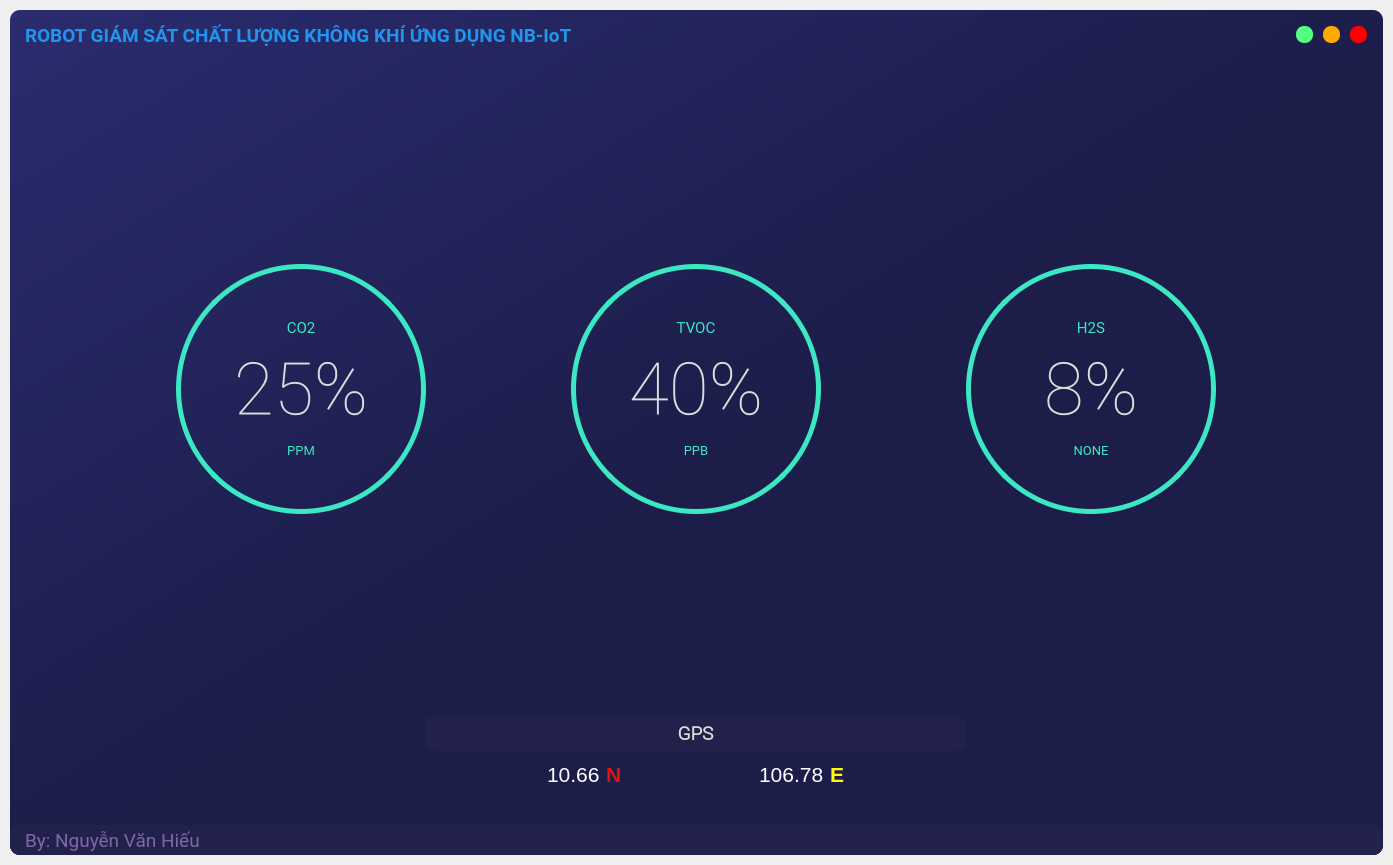
<?xml version="1.0" encoding="UTF-8"?>
<ui version="4.0">
 <class>MainWindow</class>
 <widget class="QMainWindow" name="MainWindow">
  <property name="geometry">
   <rect>
    <x>0</x>
    <y>0</y>
    <width>1393</width>
    <height>865</height>
   </rect>
  </property>
  <property name="minimumSize">
   <size>
    <width>880</width>
    <height>600</height>
   </size>
  </property>
  <property name="windowTitle">
   <string>MainWindow</string>
  </property>
  <widget class="QWidget" name="centralwidget">
   <layout class="QVBoxLayout" name="drop_shadow_layout">
    <property name="spacing">
     <number>0</number>
    </property>
    <property name="leftMargin">
     <number>10</number>
    </property>
    <property name="topMargin">
     <number>10</number>
    </property>
    <property name="rightMargin">
     <number>10</number>
    </property>
    <property name="bottomMargin">
     <number>10</number>
    </property>
    <item>
     <widget class="QFrame" name="drop_shadow_frame">
      <property name="styleSheet">
       <string notr="true">background-color: qlineargradient(spread:pad, x1:0, y1:0, x2:1, y2:1, stop:0 rgba(42, 44, 111, 255), stop:0.521368 rgba(28, 29, 73, 255));
border-radius: 10px;</string>
      </property>
      <property name="frameShape">
       <enum>QFrame::NoFrame</enum>
      </property>
      <property name="frameShadow">
       <enum>QFrame::Raised</enum>
      </property>
      <layout class="QVBoxLayout" name="verticalLayout">
       <property name="spacing">
        <number>0</number>
       </property>
       <property name="leftMargin">
        <number>0</number>
       </property>
       <property name="topMargin">
        <number>0</number>
       </property>
       <property name="rightMargin">
        <number>0</number>
       </property>
       <property name="bottomMargin">
        <number>0</number>
       </property>
       <item>
        <widget class="QFrame" name="title_bar">
         <property name="maximumSize">
          <size>
           <width>16777215</width>
           <height>50</height>
          </size>
         </property>
         <property name="styleSheet">
          <string notr="true">background-color: none;</string>
         </property>
         <property name="frameShape">
          <enum>QFrame::NoFrame</enum>
         </property>
         <property name="frameShadow">
          <enum>QFrame::Raised</enum>
         </property>
         <layout class="QHBoxLayout" name="horizontalLayout">
          <property name="spacing">
           <number>0</number>
          </property>
          <property name="leftMargin">
           <number>0</number>
          </property>
          <property name="topMargin">
           <number>0</number>
          </property>
          <property name="rightMargin">
           <number>0</number>
          </property>
          <property name="bottomMargin">
           <number>0</number>
          </property>
          <item>
           <widget class="QFrame" name="frame_title">
            <property name="minimumSize">
             <size>
              <width>0</width>
              <height>50</height>
             </size>
            </property>
            <property name="font">
             <font>
              <family>Roboto Condensed Light</family>
              <pointsize>14</pointsize>
             </font>
            </property>
            <property name="frameShape">
             <enum>QFrame::StyledPanel</enum>
            </property>
            <property name="frameShadow">
             <enum>QFrame::Raised</enum>
            </property>
            <layout class="QVBoxLayout" name="verticalLayout_2">
             <property name="spacing">
              <number>0</number>
             </property>
             <property name="leftMargin">
              <number>15</number>
             </property>
             <property name="topMargin">
              <number>0</number>
             </property>
             <property name="rightMargin">
              <number>0</number>
             </property>
             <property name="bottomMargin">
              <number>0</number>
             </property>
             <item>
              <widget class="QLabel" name="label_title">
               <property name="font">
                <font>
                 <family>Roboto</family>
                 <pointsize>14</pointsize>
                 <weight>75</weight>
                 <italic>false</italic>
                 <bold>true</bold>
                 <underline>false</underline>
                </font>
               </property>
               <property name="styleSheet">
                <string notr="true">color: rgb(31, 149, 239);</string>
               </property>
               <property name="text">
                <string>ROBOT GIÁM SÁT CHẤT LƯỢNG KHÔNG KHÍ ỨNG DỤNG NB-IoT</string>
               </property>
              </widget>
             </item>
            </layout>
           </widget>
          </item>
          <item>
           <widget class="QFrame" name="frame_btns">
            <property name="maximumSize">
             <size>
              <width>100</width>
              <height>16777215</height>
             </size>
            </property>
            <property name="frameShape">
             <enum>QFrame::StyledPanel</enum>
            </property>
            <property name="frameShadow">
             <enum>QFrame::Raised</enum>
            </property>
            <layout class="QHBoxLayout" name="horizontalLayout_3">
             <item>
              <widget class="QPushButton" name="btn_maximize">
               <property name="minimumSize">
                <size>
                 <width>16</width>
                 <height>16</height>
                </size>
               </property>
               <property name="maximumSize">
                <size>
                 <width>17</width>
                 <height>17</height>
                </size>
               </property>
               <property name="toolTip">
                <string>Maximize</string>
               </property>
               <property name="styleSheet">
                <string notr="true">QPushButton {
	border: none;
	border-radius: 8px;	
	background-color: rgb(85, 255, 127);
}
QPushButton:hover {	
	background-color: rgba(85, 255, 127, 150);
}</string>
               </property>
               <property name="text">
                <string/>
               </property>
              </widget>
             </item>
             <item>
              <widget class="QPushButton" name="btn_minimize">
               <property name="minimumSize">
                <size>
                 <width>16</width>
                 <height>16</height>
                </size>
               </property>
               <property name="maximumSize">
                <size>
                 <width>17</width>
                 <height>17</height>
                </size>
               </property>
               <property name="toolTip">
                <string>Minimize</string>
               </property>
               <property name="styleSheet">
                <string notr="true">QPushButton {
	border: none;
	border-radius: 8px;		
	background-color: rgb(255, 170, 0);
}
QPushButton:hover {	
	background-color: rgba(255, 170, 0, 150);
}</string>
               </property>
               <property name="text">
                <string/>
               </property>
              </widget>
             </item>
             <item>
              <widget class="QPushButton" name="btn_close">
               <property name="minimumSize">
                <size>
                 <width>16</width>
                 <height>16</height>
                </size>
               </property>
               <property name="maximumSize">
                <size>
                 <width>17</width>
                 <height>17</height>
                </size>
               </property>
               <property name="toolTip">
                <string>Close</string>
               </property>
               <property name="styleSheet">
                <string notr="true">QPushButton {
	border: none;
	border-radius: 8px;		
	background-color: rgb(255, 0, 0);
}
QPushButton:hover {		
	background-color: rgba(255, 0, 0, 150);
}</string>
               </property>
               <property name="text">
                <string/>
               </property>
              </widget>
             </item>
            </layout>
           </widget>
          </item>
         </layout>
        </widget>
       </item>
       <item>
        <widget class="QFrame" name="content_bar">
         <property name="styleSheet">
          <string notr="true">background-color: none;</string>
         </property>
         <property name="frameShape">
          <enum>QFrame::StyledPanel</enum>
         </property>
         <property name="frameShadow">
          <enum>QFrame::Raised</enum>
         </property>
         <layout class="QVBoxLayout" name="verticalLayout_4">
          <item>
           <widget class="QStackedWidget" name="stackedWidget">
            <property name="styleSheet">
             <string notr="true">background-color: none;</string>
            </property>
            <property name="currentIndex">
             <number>0</number>
            </property>
            <widget class="QWidget" name="page_home">
             <layout class="QVBoxLayout" name="verticalLayout_5">
              <property name="spacing">
               <number>0</number>
              </property>
              <property name="leftMargin">
               <number>0</number>
              </property>
              <property name="topMargin">
               <number>0</number>
              </property>
              <property name="rightMargin">
               <number>0</number>
              </property>
              <property name="bottomMargin">
               <number>0</number>
              </property>
              <item>
               <widget class="QFrame" name="frame_content_home">
                <property name="frameShape">
                 <enum>QFrame::StyledPanel</enum>
                </property>
                <property name="frameShadow">
                 <enum>QFrame::Raised</enum>
                </property>
                <layout class="QVBoxLayout" name="verticalLayout_9">
                 <item>
                  <widget class="QFrame" name="frame_infos">
                   <property name="frameShape">
                    <enum>QFrame::StyledPanel</enum>
                   </property>
                   <property name="frameShadow">
                    <enum>QFrame::Raised</enum>
                   </property>
                   <layout class="QHBoxLayout" name="horizontalLayout_4">
                    <item>
                     <widget class="QFrame" name="frame_circle_1">
                      <property name="minimumSize">
                       <size>
                        <width>250</width>
                        <height>250</height>
                       </size>
                      </property>
                      <property name="maximumSize">
                       <size>
                        <width>250</width>
                        <height>250</height>
                       </size>
                      </property>
                      <property name="styleSheet">
                       <string notr="true">QFrame{
	border: 5px solid rgb(60, 231, 195);
	border-radius: 125px;
}
QFrame:hover {
	border: 5px solid rgb(105, 95, 148);
}</string>
                      </property>
                      <property name="frameShape">
                       <enum>QFrame::StyledPanel</enum>
                      </property>
                      <property name="frameShadow">
                       <enum>QFrame::Raised</enum>
                      </property>
                      <layout class="QVBoxLayout" name="verticalLayout_6">
                       <property name="spacing">
                        <number>10</number>
                       </property>
                       <property name="leftMargin">
                        <number>10</number>
                       </property>
                       <property name="topMargin">
                        <number>50</number>
                       </property>
                       <property name="rightMargin">
                        <number>10</number>
                       </property>
                       <property name="bottomMargin">
                        <number>50</number>
                       </property>
                       <item>
                        <widget class="QLabel" name="label">
                         <property name="font">
                          <font>
                           <family>Roboto</family>
                           <pointsize>11</pointsize>
                          </font>
                         </property>
                         <property name="styleSheet">
                          <string notr="true">border: none;
color: rgb(60, 231, 195);</string>
                         </property>
                         <property name="text">
                          <string>CO2</string>
                         </property>
                         <property name="alignment">
                          <set>Qt::AlignCenter</set>
                         </property>
                        </widget>
                       </item>
                       <item>
                        <widget class="QLabel" name="label_2">
                         <property name="font">
                          <font>
                           <family>Roboto Thin</family>
                           <pointsize>55</pointsize>
                          </font>
                         </property>
                         <property name="styleSheet">
                          <string notr="true">border: none;
color: rgb(220,220,220);</string>
                         </property>
                         <property name="text">
                          <string>25%</string>
                         </property>
                         <property name="alignment">
                          <set>Qt::AlignCenter</set>
                         </property>
                        </widget>
                       </item>
                       <item>
                        <widget class="QLabel" name="label_4">
                         <property name="font">
                          <font>
                           <family>Roboto</family>
                           <pointsize>10</pointsize>
                          </font>
                         </property>
                         <property name="styleSheet">
                          <string notr="true">border: none;
color: rgb(60, 231, 195);</string>
                         </property>
                         <property name="text">
                          <string>PPM</string>
                         </property>
                         <property name="alignment">
                          <set>Qt::AlignCenter</set>
                         </property>
                        </widget>
                       </item>
                      </layout>
                     </widget>
                    </item>
                    <item>
                     <widget class="QFrame" name="frame_circle_2">
                      <property name="minimumSize">
                       <size>
                        <width>250</width>
                        <height>250</height>
                       </size>
                      </property>
                      <property name="maximumSize">
                       <size>
                        <width>250</width>
                        <height>250</height>
                       </size>
                      </property>
                      <property name="styleSheet">
                       <string notr="true">QFrame{
	border: 5px solid rgb(60, 231, 195);
	border-radius: 125px;
}
QFrame:hover {
	border: 5px solid rgb(105, 95, 148);
}</string>
                      </property>
                      <property name="frameShape">
                       <enum>QFrame::StyledPanel</enum>
                      </property>
                      <property name="frameShadow">
                       <enum>QFrame::Raised</enum>
                      </property>
                      <layout class="QVBoxLayout" name="verticalLayout_7">
                       <property name="spacing">
                        <number>10</number>
                       </property>
                       <property name="leftMargin">
                        <number>10</number>
                       </property>
                       <property name="topMargin">
                        <number>50</number>
                       </property>
                       <property name="rightMargin">
                        <number>10</number>
                       </property>
                       <property name="bottomMargin">
                        <number>50</number>
                       </property>
                       <item>
                        <widget class="QLabel" name="label_5">
                         <property name="font">
                          <font>
                           <family>Roboto</family>
                           <pointsize>11</pointsize>
                          </font>
                         </property>
                         <property name="styleSheet">
                          <string notr="true">border: none;
color: rgb(60, 231, 195);</string>
                         </property>
                         <property name="text">
                          <string>TVOC</string>
                         </property>
                         <property name="alignment">
                          <set>Qt::AlignCenter</set>
                         </property>
                        </widget>
                       </item>
                       <item>
                        <widget class="QLabel" name="label_6">
                         <property name="font">
                          <font>
                           <family>Roboto Thin</family>
                           <pointsize>55</pointsize>
                          </font>
                         </property>
                         <property name="styleSheet">
                          <string notr="true">border: none;
color: rgb(220,220,220);</string>
                         </property>
                         <property name="text">
                          <string>40%</string>
                         </property>
                         <property name="alignment">
                          <set>Qt::AlignCenter</set>
                         </property>
                        </widget>
                       </item>
                       <item>
                        <widget class="QLabel" name="label_8">
                         <property name="font">
                          <font>
                           <family>Roboto</family>
                           <pointsize>10</pointsize>
                          </font>
                         </property>
                         <property name="styleSheet">
                          <string notr="true">border: none;
color: rgb(60, 231, 195);</string>
                         </property>
                         <property name="text">
                          <string>PPB</string>
                         </property>
                         <property name="alignment">
                          <set>Qt::AlignCenter</set>
                         </property>
                        </widget>
                       </item>
                      </layout>
                     </widget>
                    </item>
                    <item>
                     <widget class="QFrame" name="frame_circle_3">
                      <property name="minimumSize">
                       <size>
                        <width>250</width>
                        <height>250</height>
                       </size>
                      </property>
                      <property name="maximumSize">
                       <size>
                        <width>250</width>
                        <height>250</height>
                       </size>
                      </property>
                      <property name="styleSheet">
                       <string notr="true">QFrame{
	border: 5px solid rgb(60, 231, 195);
	border-radius: 125px;
}
QFrame:hover {
	border: 5px solid rgb(105, 95, 148);
}</string>
                      </property>
                      <property name="frameShape">
                       <enum>QFrame::StyledPanel</enum>
                      </property>
                      <property name="frameShadow">
                       <enum>QFrame::Raised</enum>
                      </property>
                      <layout class="QVBoxLayout" name="verticalLayout_8">
                       <property name="spacing">
                        <number>10</number>
                       </property>
                       <property name="leftMargin">
                        <number>10</number>
                       </property>
                       <property name="topMargin">
                        <number>50</number>
                       </property>
                       <property name="rightMargin">
                        <number>10</number>
                       </property>
                       <property name="bottomMargin">
                        <number>50</number>
                       </property>
                       <item>
                        <widget class="QLabel" name="label_9">
                         <property name="font">
                          <font>
                           <family>Roboto</family>
                           <pointsize>11</pointsize>
                          </font>
                         </property>
                         <property name="styleSheet">
                          <string notr="true">border: none;
color: rgb(60, 231, 195);</string>
                         </property>
                         <property name="text">
                          <string>H2S</string>
                         </property>
                         <property name="alignment">
                          <set>Qt::AlignCenter</set>
                         </property>
                        </widget>
                       </item>
                       <item>
                        <widget class="QLabel" name="label_10">
                         <property name="font">
                          <font>
                           <family>Roboto Thin</family>
                           <pointsize>55</pointsize>
                          </font>
                         </property>
                         <property name="styleSheet">
                          <string notr="true">border: none;
color: rgb(220,220,220);</string>
                         </property>
                         <property name="text">
                          <string>8%</string>
                         </property>
                         <property name="alignment">
                          <set>Qt::AlignCenter</set>
                         </property>
                        </widget>
                       </item>
                       <item>
                        <widget class="QLabel" name="label_12">
                         <property name="font">
                          <font>
                           <family>Roboto</family>
                           <pointsize>10</pointsize>
                          </font>
                         </property>
                         <property name="styleSheet">
                          <string notr="true">border: none;
color: rgb(60, 231, 195);</string>
                         </property>
                         <property name="text">
                          <string>NONE</string>
                         </property>
                         <property name="alignment">
                          <set>Qt::AlignCenter</set>
                         </property>
                        </widget>
                       </item>
                      </layout>
                     </widget>
                    </item>
                   </layout>
                  </widget>
                 </item>
                 <item alignment="Qt::AlignHCenter">
                  <widget class="QFrame" name="frame_texts">
                   <property name="minimumSize">
                    <size>
                     <width>600</width>
                     <height>0</height>
                    </size>
                   </property>
                   <property name="maximumSize">
                    <size>
                     <width>16777215</width>
                     <height>100</height>
                    </size>
                   </property>
                   <property name="frameShape">
                    <enum>QFrame::StyledPanel</enum>
                   </property>
                   <property name="frameShadow">
                    <enum>QFrame::Raised</enum>
                   </property>
                   <layout class="QVBoxLayout" name="verticalLayout_10">
                    <item>
                     <widget class="QWidget" name="widget" native="true">
                      <widget class="QLabel" name="label_13">
                       <property name="geometry">
                        <rect>
                         <x>20</x>
                         <y>0</y>
                         <width>541</width>
                         <height>35</height>
                        </rect>
                       </property>
                       <property name="maximumSize">
                        <size>
                         <width>600</width>
                         <height>50</height>
                        </size>
                       </property>
                       <property name="font">
                        <font>
                         <family>Roboto Light</family>
                         <pointsize>14</pointsize>
                         <weight>75</weight>
                         <bold>true</bold>
                        </font>
                       </property>
                       <property name="styleSheet">
                        <string notr="true">color: rgb(220, 220, 220);
background-color: rgb(33, 33, 75);
border-radius: 10px;</string>
                       </property>
                       <property name="text">
                        <string>GPS</string>
                       </property>
                       <property name="alignment">
                        <set>Qt::AlignCenter</set>
                       </property>
                      </widget>
                      <widget class="QWidget" name="layoutWidget">
                       <property name="geometry">
                        <rect>
                         <x>10</x>
                         <y>40</y>
                         <width>561</width>
                         <height>37</height>
                        </rect>
                       </property>
                       <layout class="QHBoxLayout" name="horizontalLayout_7">
                        <item>
                         <spacer name="horizontalSpacer_2">
                          <property name="orientation">
                           <enum>Qt::Horizontal</enum>
                          </property>
                          <property name="sizeHint" stdset="0">
                           <size>
                            <width>128</width>
                            <height>20</height>
                           </size>
                          </property>
                         </spacer>
                        </item>
                        <item>
                         <widget class="QLabel" name="label_N">
                          <property name="font">
                           <font>
                            <pointsize>16</pointsize>
                           </font>
                          </property>
                          <property name="styleSheet">
                           <string notr="true">color: rgb(255, 255, 255);</string>
                          </property>
                          <property name="text">
                           <string>10.66</string>
                          </property>
                         </widget>
                        </item>
                        <item>
                         <layout class="QHBoxLayout" name="horizontalLayout_5">
                          <item>
                           <widget class="QLabel" name="label_11">
                            <property name="font">
                             <font>
                              <pointsize>16</pointsize>
                              <weight>75</weight>
                              <bold>true</bold>
                             </font>
                            </property>
                            <property name="styleSheet">
                             <string notr="true">color: rgb(228, 16, 16);</string>
                            </property>
                            <property name="text">
                             <string>N</string>
                            </property>
                           </widget>
                          </item>
                         </layout>
                        </item>
                        <item>
                         <spacer name="horizontalSpacer">
                          <property name="orientation">
                           <enum>Qt::Horizontal</enum>
                          </property>
                          <property name="sizeHint" stdset="0">
                           <size>
                            <width>88</width>
                            <height>20</height>
                           </size>
                          </property>
                         </spacer>
                        </item>
                        <item>
                         <layout class="QHBoxLayout" name="horizontalLayout_6">
                          <item>
                           <widget class="QLabel" name="label_E">
                            <property name="font">
                             <font>
                              <pointsize>16</pointsize>
                             </font>
                            </property>
                            <property name="styleSheet">
                             <string notr="true">color: rgb(255, 255, 255);</string>
                            </property>
                            <property name="text">
                             <string>106.78</string>
                            </property>
                           </widget>
                          </item>
                          <item>
                           <widget class="QLabel" name="label_14">
                            <property name="font">
                             <font>
                              <pointsize>16</pointsize>
                              <weight>75</weight>
                              <bold>true</bold>
                             </font>
                            </property>
                            <property name="styleSheet">
                             <string notr="true">color: rgb(255, 255, 0);</string>
                            </property>
                            <property name="text">
                             <string>E</string>
                            </property>
                           </widget>
                          </item>
                         </layout>
                        </item>
                        <item>
                         <spacer name="horizontalSpacer_3">
                          <property name="orientation">
                           <enum>Qt::Horizontal</enum>
                          </property>
                          <property name="sizeHint" stdset="0">
                           <size>
                            <width>108</width>
                            <height>20</height>
                           </size>
                          </property>
                         </spacer>
                        </item>
                       </layout>
                      </widget>
                     </widget>
                    </item>
                   </layout>
                  </widget>
                 </item>
                </layout>
               </widget>
              </item>
             </layout>
            </widget>
            <widget class="QWidget" name="page_credits">
             <widget class="QFrame" name="frame_content_credits">
              <property name="geometry">
               <rect>
                <x>90</x>
                <y>70</y>
                <width>120</width>
                <height>80</height>
               </rect>
              </property>
              <property name="frameShape">
               <enum>QFrame::StyledPanel</enum>
              </property>
              <property name="frameShadow">
               <enum>QFrame::Raised</enum>
              </property>
             </widget>
            </widget>
           </widget>
          </item>
         </layout>
        </widget>
       </item>
       <item>
        <widget class="QFrame" name="credits_bar">
         <property name="maximumSize">
          <size>
           <width>16777215</width>
           <height>30</height>
          </size>
         </property>
         <property name="styleSheet">
          <string notr="true">background-color: rgb(33, 33, 75);</string>
         </property>
         <property name="frameShape">
          <enum>QFrame::NoFrame</enum>
         </property>
         <property name="frameShadow">
          <enum>QFrame::Raised</enum>
         </property>
         <layout class="QHBoxLayout" name="horizontalLayout_2">
          <property name="spacing">
           <number>0</number>
          </property>
          <property name="leftMargin">
           <number>0</number>
          </property>
          <property name="topMargin">
           <number>0</number>
          </property>
          <property name="rightMargin">
           <number>0</number>
          </property>
          <property name="bottomMargin">
           <number>0</number>
          </property>
          <item>
           <widget class="QFrame" name="frame_label_credits">
            <property name="frameShape">
             <enum>QFrame::StyledPanel</enum>
            </property>
            <property name="frameShadow">
             <enum>QFrame::Raised</enum>
            </property>
            <layout class="QVBoxLayout" name="verticalLayout_3">
             <property name="spacing">
              <number>0</number>
             </property>
             <property name="leftMargin">
              <number>15</number>
             </property>
             <property name="topMargin">
              <number>0</number>
             </property>
             <property name="rightMargin">
              <number>0</number>
             </property>
             <property name="bottomMargin">
              <number>0</number>
             </property>
             <item>
              <widget class="QLabel" name="label_credits">
               <property name="font">
                <font>
                 <family>Roboto</family>
                 <pointsize>14</pointsize>
                </font>
               </property>
               <property name="styleSheet">
                <string notr="true">color: rgb(128, 102, 168);</string>
               </property>
               <property name="text">
                <string>By: Nguyễn Văn Hiếu </string>
               </property>
              </widget>
             </item>
            </layout>
           </widget>
          </item>
          <item>
           <widget class="QFrame" name="frame_grip">
            <property name="minimumSize">
             <size>
              <width>30</width>
              <height>30</height>
             </size>
            </property>
            <property name="maximumSize">
             <size>
              <width>30</width>
              <height>30</height>
             </size>
            </property>
            <property name="styleSheet">
             <string notr="true">padding: 5px;</string>
            </property>
            <property name="frameShape">
             <enum>QFrame::StyledPanel</enum>
            </property>
            <property name="frameShadow">
             <enum>QFrame::Raised</enum>
            </property>
           </widget>
          </item>
         </layout>
        </widget>
       </item>
      </layout>
     </widget>
    </item>
   </layout>
  </widget>
 </widget>
 <resources/>
 <connections>
  <connection>
   <sender>btn_close</sender>
   <signal>toggled(bool)</signal>
   <receiver>MainWindow</receiver>
   <slot>close()</slot>
   <hints>
    <hint type="sourcelabel">
     <x>1363</x>
     <y>37</y>
    </hint>
    <hint type="destinationlabel">
     <x>1415</x>
     <y>69</y>
    </hint>
   </hints>
  </connection>
 </connections>
</ui>
